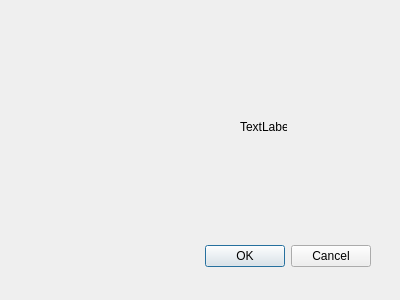
<?xml version="1.0" encoding="UTF-8"?>
<ui version="4.0">
 <class>PixelHistogram</class>
 <widget class="QDialog" name="PixelHistogram">
  <property name="geometry">
   <rect>
    <x>0</x>
    <y>0</y>
    <width>400</width>
    <height>300</height>
   </rect>
  </property>
  <property name="windowTitle">
   <string>Dialog</string>
  </property>
  <widget class="QDialogButtonBox" name="buttonBox">
   <property name="geometry">
    <rect>
     <x>30</x>
     <y>240</y>
     <width>341</width>
     <height>32</height>
    </rect>
   </property>
   <property name="orientation">
    <enum>Qt::Horizontal</enum>
   </property>
   <property name="standardButtons">
    <set>QDialogButtonBox::Cancel|QDialogButtonBox::Ok</set>
   </property>
  </widget>
  <widget class="QLabel" name="image">
   <property name="geometry">
    <rect>
     <x>240</x>
     <y>120</y>
     <width>47</width>
     <height>13</height>
    </rect>
   </property>
   <property name="text">
    <string>TextLabel</string>
   </property>
  </widget>
  <widget class="QWidget" name="widget" native="true">
   <property name="geometry">
    <rect>
     <x>80</x>
     <y>110</y>
     <width>120</width>
     <height>80</height>
    </rect>
   </property>
  </widget>
 </widget>
 <resources/>
 <connections>
  <connection>
   <sender>buttonBox</sender>
   <signal>accepted()</signal>
   <receiver>PixelHistogram</receiver>
   <slot>accept()</slot>
   <hints>
    <hint type="sourcelabel">
     <x>248</x>
     <y>254</y>
    </hint>
    <hint type="destinationlabel">
     <x>157</x>
     <y>274</y>
    </hint>
   </hints>
  </connection>
  <connection>
   <sender>buttonBox</sender>
   <signal>rejected()</signal>
   <receiver>PixelHistogram</receiver>
   <slot>reject()</slot>
   <hints>
    <hint type="sourcelabel">
     <x>316</x>
     <y>260</y>
    </hint>
    <hint type="destinationlabel">
     <x>286</x>
     <y>274</y>
    </hint>
   </hints>
  </connection>
 </connections>
</ui>
